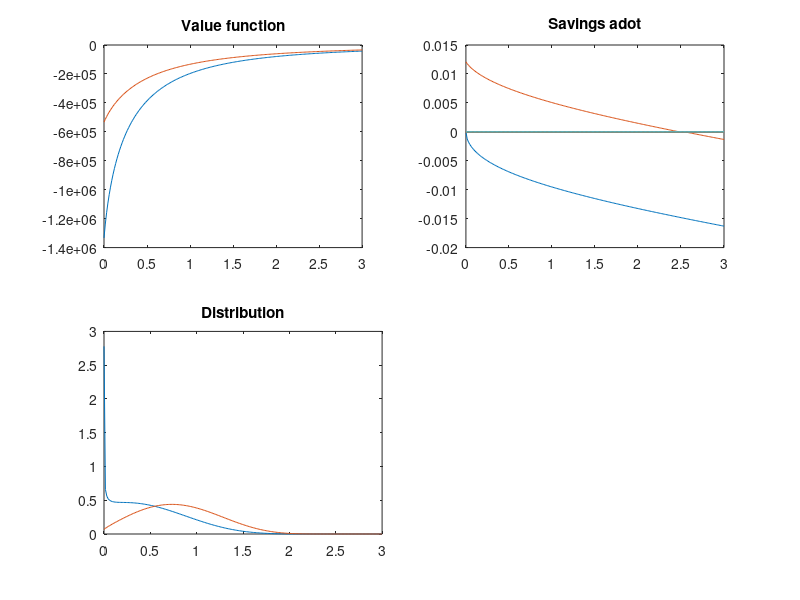

MATLAB code to generate this figure:
%% Set parameters
clc
clear 
lambda = 0.02;
gamma = 3.5;

rho = 0.018;
r = 0.01;

% grids
Na = 200;
amin=0.0;
amax=3.0;
agrid = linspace(amin,amax,Na)';
Da = agrid(2)-agrid(1);

w =0.01;
z = [1 3];
ygrid = w*z;
Ny=length(ygrid);

% create matrices for the states to make some stuff easier
aa = agrid * ones(1,Ny);
yy = ones(Na,1)*ygrid;

% set the utility functions and it's derivative
util = @(c,gamma) c.^(1-gamma)/(1-gamma);
uprime = @(c,gamma) c.^(-gamma);
uprimeinv = @(dV,gamma) dV.^(-1/gamma);
bc = @(c,y,a) y - c + r*a ;


% numerical parameters
maxit = 15;
crit = 10^(-4);
Delta = 1000;

% preallocate some variables
dVf = zeros(Na,Ny);
dVb = zeros(Na,Ny);
dV0 = zeros(Na,Ny);
cf = zeros(Na,Ny);
cb = zeros(Na,Ny);
c0 = zeros(Na,Ny);
adotf = zeros(Na,Ny);
adotb = zeros(Na,Ny);
If = false(Na,Ny);
Ib = false(Na,Ny);
I0 = false(Na,Ny);

% initial guess (present value of staying put forever)
V0 =util(r.*aa + yy,gamma)/rho;
Vnew = V0;

%%
for n=1:maxit
    %disp(sprintf('Starting iteration %d',n))
    V = Vnew;
    for iy=1:Ny
        dVf(1:Na-1,iy) = (V(2:Na,iy) - V(1:Na-1,iy))/Da;
        dVb(2:Na,iy) = (V(2:Na,iy) - V(1:Na-1,iy))/Da;
        
        % End point corrections, only the first is important
        dVb(1,iy) = uprime(ygrid(iy) + r*amin,gamma);
        dVf(Na,iy) = uprime(ygrid(iy) + r*amax,gamma); 

        cf(:,iy) = uprimeinv(dVf(:,iy),gamma) ;
        cb(:,iy) = uprimeinv(dVb(:,iy),gamma) ;
        adotf(:,iy) = bc(cf(:,iy),ygrid(iy),agrid);
        adotb(:,iy) = bc(cb(:,iy),ygrid(iy),agrid);
        
        c0(:,iy) = ygrid(iy) + r*agrid;
        dV0(:,iy) = uprime(c0(:,iy),gamma);
        
        If(:,iy) = adotf(:,iy)>0; %10^(-6);
        Ib(:,iy) = adotb(:,iy)<0; %-10^(-6);
        % I0(:,iy) = 1 - If(:,iy) - Ib(:,iy); (Using this line you instead
        % of the line outside the loop can lead to imaginary numbers, no
        % idea why...
    end
    I0 = (1-If-Ib);
    
   
    dVupwind = (dVf.*If + dVb.*Ib + dV0.*I0);
    c = uprimeinv(dVupwind,gamma);
    adot = bc(c,yy,aa);
    u = util(c,gamma);
    
    % Construct the A matrixIb
    Xvec = - Ib.*adotb/Da;
    Yvec = Ib.*adotb/Da - If.*adotf/Da - lambda;
    Zvec = If.*adotf/Da;
    
    
    A1block = spdiags(Yvec(:,1),0,Na,Na) + spdiags(Xvec(2:Na,1),-1,Na,Na) + spdiags([0;Zvec(1:Na-1,1)],1,Na,Na);
    A2block = spdiags(Yvec(:,2),0,Na,Na) + spdiags(Xvec(2:Na,2),-1,Na,Na) + spdiags([0;Zvec(1:Na-1,2)],1,Na,Na);
    lambdablock = lambda*speye(Na,Na);
    A = [A1block,lambdablock; lambdablock, A2block];
    
    B = (rho + 1/Delta)*speye(2*Na) - A;
    
    ustack = [u(:,1); u(:,2)];
    Vstack = [V(:,1); V(:,2)];
    
    b = ustack + Vstack/Delta;
    Vstack = B\b ;
    Vnew = [Vstack(1:Na), Vstack(Na+1:2*Na)];
    
    diff = max(max(abs(Vnew - V)));
    if diff<crit
        fprintf('Value function converged on iteration %d, distance %f \n',n,diff);
        diff
        break
    end
end
V=Vnew;

It = If + Ib;



%% Distribution
AT= A';
tempvec = zeros(Na*2,1);

% Need to hack one value so that it's not singular
ihack = 1;
tempvec(ihack) = 0.1;
row = zeros(1,Na*2);
row(ihack) = 1;
AT(ihack,:) = row;

gstack = AT\tempvec;
gmass = ones(1,2*Na)*gstack*Da;
gstack = gstack/gmass;

g = [gstack(1:Na), gstack(Na+1:2*Na)];
%% Next lets plot the results

figure(1)
subplot(2,2,1)
plot(agrid,V)
title("Value function")

subplot(2,2,2)
plot(agrid,adot)
title("Savings adot")
hold on
plot(agrid,zeros(Na))
hold off

subplot(2,4,5:6)
plot(agrid,g)
title("Distribution")



    
    
    
